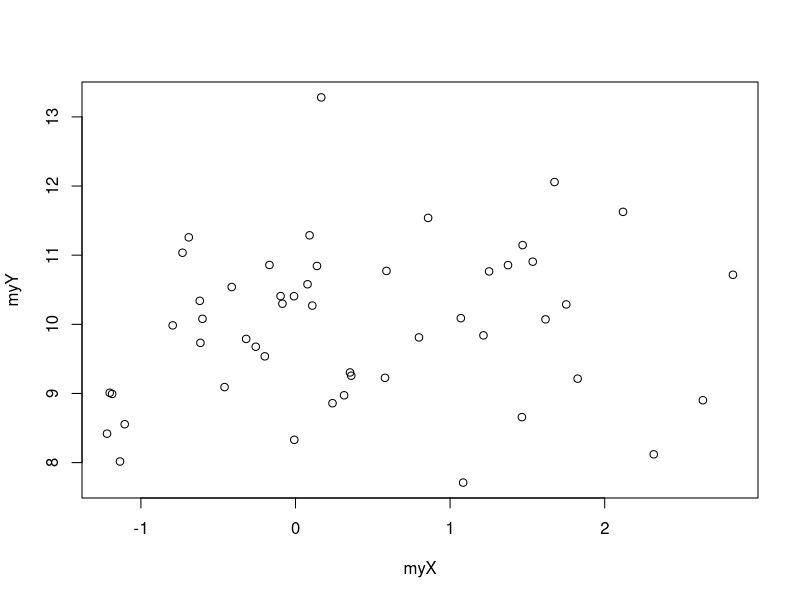
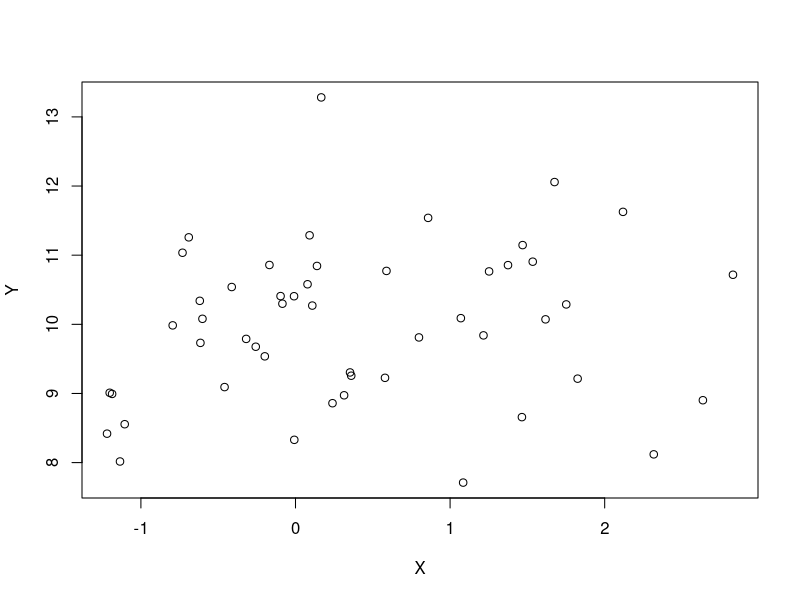
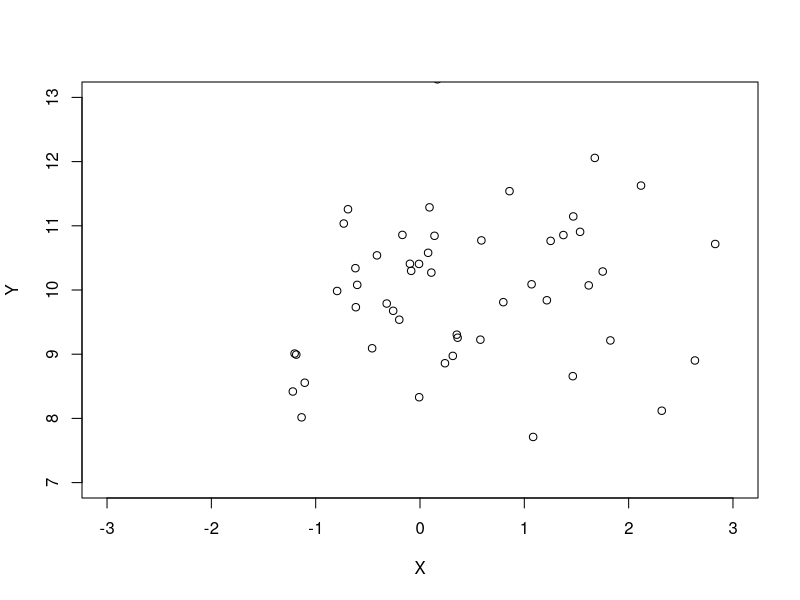
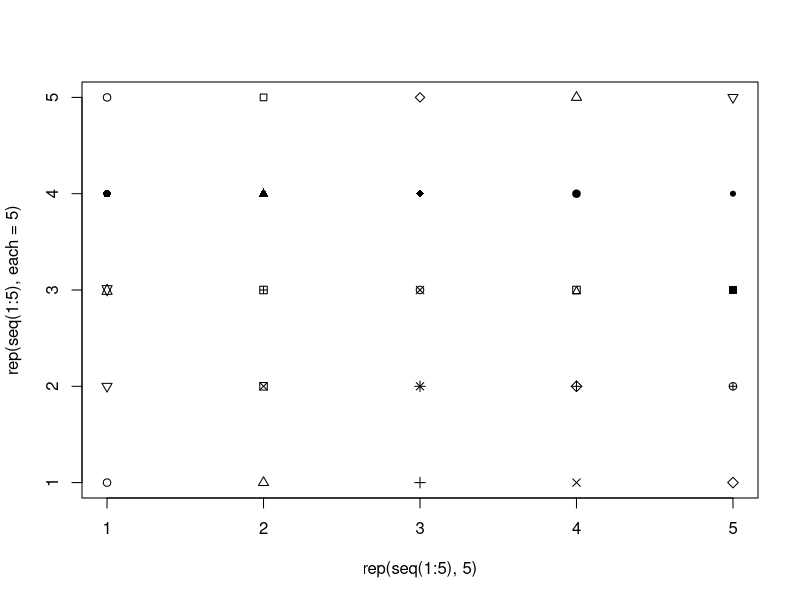
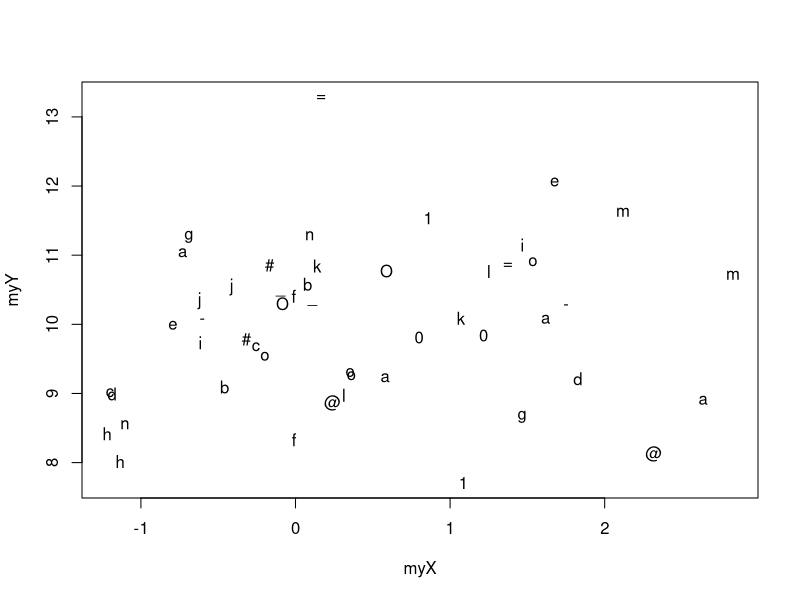
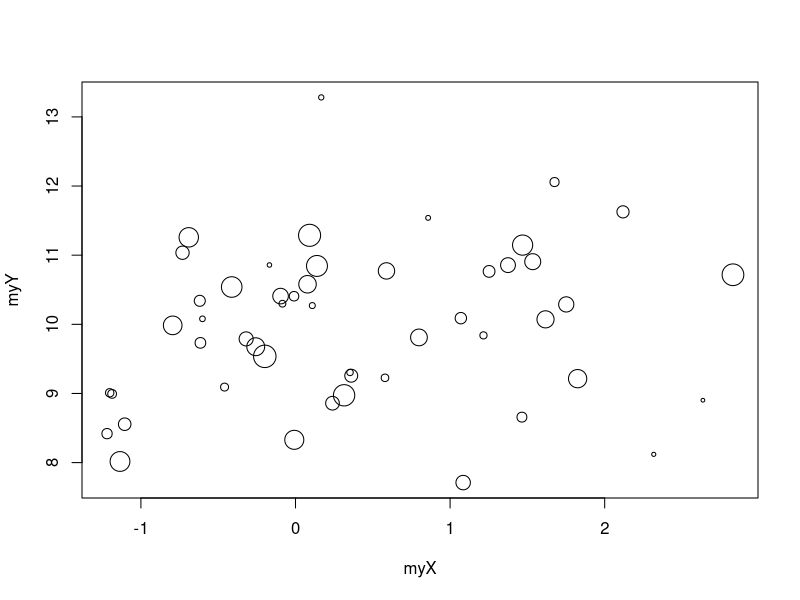
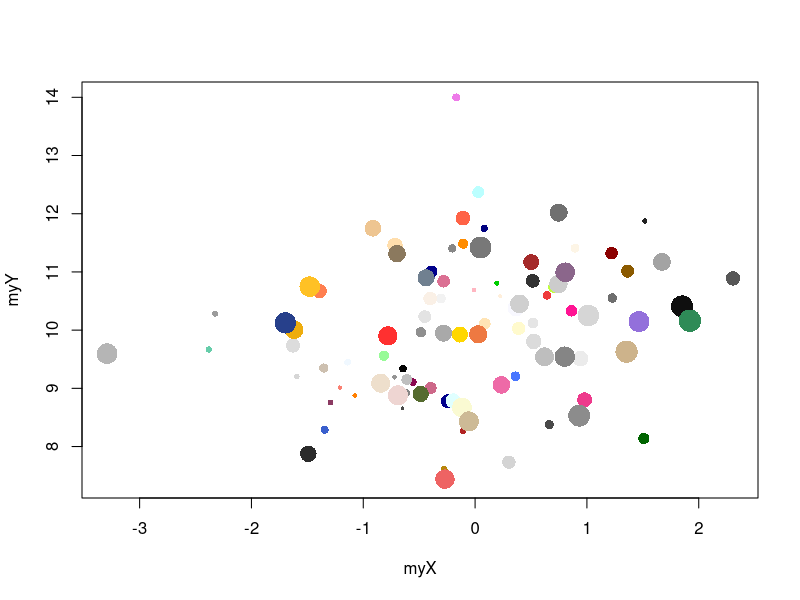
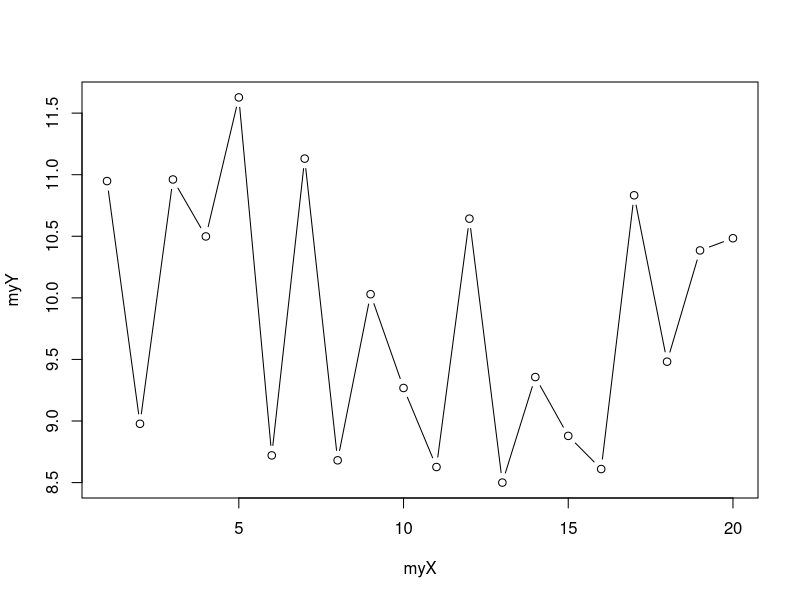

Source code (R) for these figures, in order:
## ---- chunk 1
myX <- rnorm(50, mean = 0, sd = 1)
myY <- rnorm(50, mean = 10, sd = 1)
plot(x = myX, y = myY)
## ---- chunk 2
plot(x = myX, y = myY, 
  xlab = "X", ylab = "Y")
## ---- chunk 3
plot(x = myX, y = myY, 
  xlab = "X", ylab = "Y", 
  xlim = c(-3, 3), ylim = c(7, 13))
## ---- chunk 4
plot(x = rep(seq(1:5), 5), y = rep(seq(1:5), each = 5),
  pch = 1:25)
plot(x = myX, y = myY, 
  pch = c("a", "@", "#", "1", "=", "-", "_", "o", "O", "0", letters[1:15]))
## ---- chunk 5
plot(x = myX, y = myY, 
  cex = seq(from = 0.5, to = 3, length.out = 50))
## ---- chunk 6
myX <- rnorm(100, mean = 0, sd = 1)
myY <- rnorm(100, mean = 10, sd = 1)
plot(x = myX, y = myY, 
  cex = seq(from = 0.5, to = 3, length.out = 100),
  pch = 16,
  col = sample(colors(), 100))
## ---- chunk 7
myX <- 1:20
myY <- rnorm(20, mean = 10, sd = 1)
plot(x = myX, y = myY, 
  type = 'b') # 'p', 'l', 'b', 'c', 'o', 'h', 's', 'S', 'n'
## ---- chunk 8
par(mfrow = c(1, 2))
plot(x = myX, y = myY, 
  type = 'b', pch = 16, cex = 3) 
grid(lwd = 3, lty = 1)
plot(x = myX, y = myY, 
  type = 'b', pch = 16, cex = 3, 
  panel.first = grid(lwd = 3, lty = 1)) 
par(mfrow = c(1, 1))
